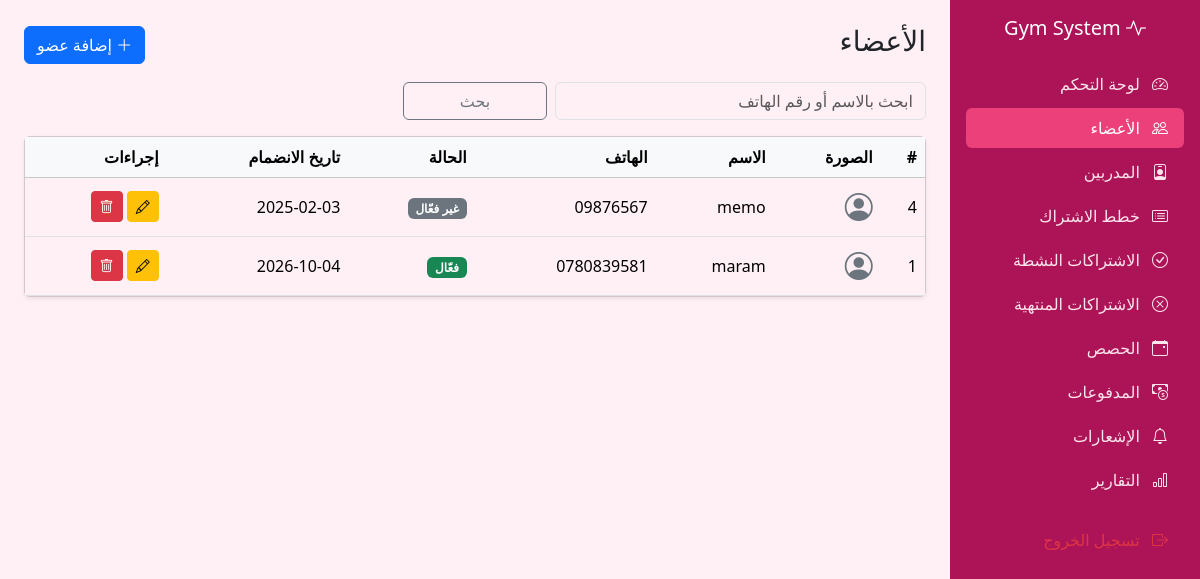
Screenshot of /Members.php (signed in) with the database file from the repository.
### tables this page shows
CREATE TABLE IF NOT EXISTS `members` (
  `member_id` int NOT NULL AUTO_INCREMENT,
  `full_name` varchar(100) NOT NULL,
  `phone` varchar(20) NOT NULL,
  `email` varchar(100) DEFAULT NULL,
  `gender` enum('male','female') NOT NULL,
  `birth_date` date DEFAULT NULL,
  `address` varchar(255) DEFAULT NULL,
  `photo` varchar(255) DEFAULT NULL,
  `join_date` date NOT NULL,
  `status` enum('active','inactive') NOT NULL DEFAULT 'active',
  `created_at` timestamp NULL DEFAULT CURRENT_TIMESTAMP,
  PRIMARY KEY (`member_id`)
);

### includes/functions.php (called while the page is built)
<?php
function e($text) {
    return htmlspecialchars($text ?? '', ENT_QUOTES, 'UTF-8');
}

### Members.php (the view, shortened to what this page needs)
<?php
require_once 'config/db.php';
require_once 'includes/functions.php';
$search = trim($_GET['search'] ?? '');
if ($search !== '') {
    $stmt = $pdo->prepare(
        "SELECT * FROM Members
         WHERE full_name LIKE ? OR phone LIKE ?
         ORDER BY member_id DESC"
    );
    $like = "%$search%";
    $stmt->execute([$like, $like]);
} else {
    $stmt = $pdo->query("SELECT * FROM Members ORDER BY member_id DESC");
}
$members = $stmt->fetchAll();
include 'includes/header.php';
include 'includes/sidebar.php';
?>
<div class="d-flex justify-content-between align-items-center mb-3">
    <h3>الأعضاء</h3>
    <a href="Addmember.php" class="btn btn-primary">
        <i class="bi bi-plus-lg"></i> إضافة عضو
    </a>
</div>
<form method="GET" class="row g-2 mb-3">
    <div class="col-8 col-md-5">
        <input type="text" name="search" class="form-control"
               placeholder="ابحث بالاسم أو رقم الهاتف" value="<?= e($search) ?>">
    </div>
    <div class="col-4 col-md-2">
        <button class="btn btn-outline-secondary w-100">بحث</button>
    </div>
</form>
<div class="card shadow-sm">
    <div class="table-responsive">
        <table class="table table-hover align-middle mb-0">
            <thead class="table-light">
                <tr>
                    <th>#</th>
                    <th>الصورة</th>
                    <th>الاسم</th>
                    <th>الهاتف</th>
                    <th>الحالة</th>
                    <th>تاريخ الانضمام</th>
                    <th>إجراءات</th>
                </tr>
            </thead>
            <tbody>
                <?php foreach ($members as $m): ?>
                <tr>
                    <td><?= $m['member_id'] ?></td>
                    <td>
                        <?php if ($m['photo']): ?>
                            <img src="uploads/members/<?= e($m['photo']) ?>" class="member-photo">
                        <?php else: ?>
                            <i class="bi bi-person-circle fs-3 text-secondary"></i>
                        <?php endif; ?>
                    </td>
                    <td><?= e($m['full_name']) ?></td>
                    <td><?= e($m['phone']) ?></td>
                    <td>
                        <span class="badge <?= $m['status'] === 'active' ? 'bg-success' : 'bg-secondary' ?>">
                            <?= $m['status'] === 'active' ? 'فعّال' : 'غير فعّال' ?>
                        </span>
                    </td>
                    <td><?= e($m['join_date']) ?></td>
                    <td>
                        <a href="Editmember.php?id=<?= $m['member_id'] ?>" class="btn btn-sm btn-warning">
                            <i class="bi bi-pencil"></i>
                        </a>
                        <form method="POST" action="deletemember.php" class="d-inline"
                              onsubmit="return confirm('متأكدة من حذف هاد العضو؟ رح تنحذف اشتراكاته كمان.');">
                            <button class="btn btn-sm btn-danger">
                                <i class="bi bi-trash"></i>
                            </button>
                        </form>
                    </td>
                </tr>
                <?php endforeach; ?>
            </tbody>
        </table>
    </div>
</div>
<?php include 'includes/footer.php'; ?>

### assets/css/style.css (style rules this page uses)
body { --bs-body-bg: #fff0f5; background-color: #fff0f5 !important; }

### rows the page displays
members: member_id "4", full_name "memo", phone "09876567", status "غير فعّال", join_date "2025-02-03"
members: member_id "1", full_name "maram", phone "0780839581", status "فعّال", join_date "2026-10-04"
